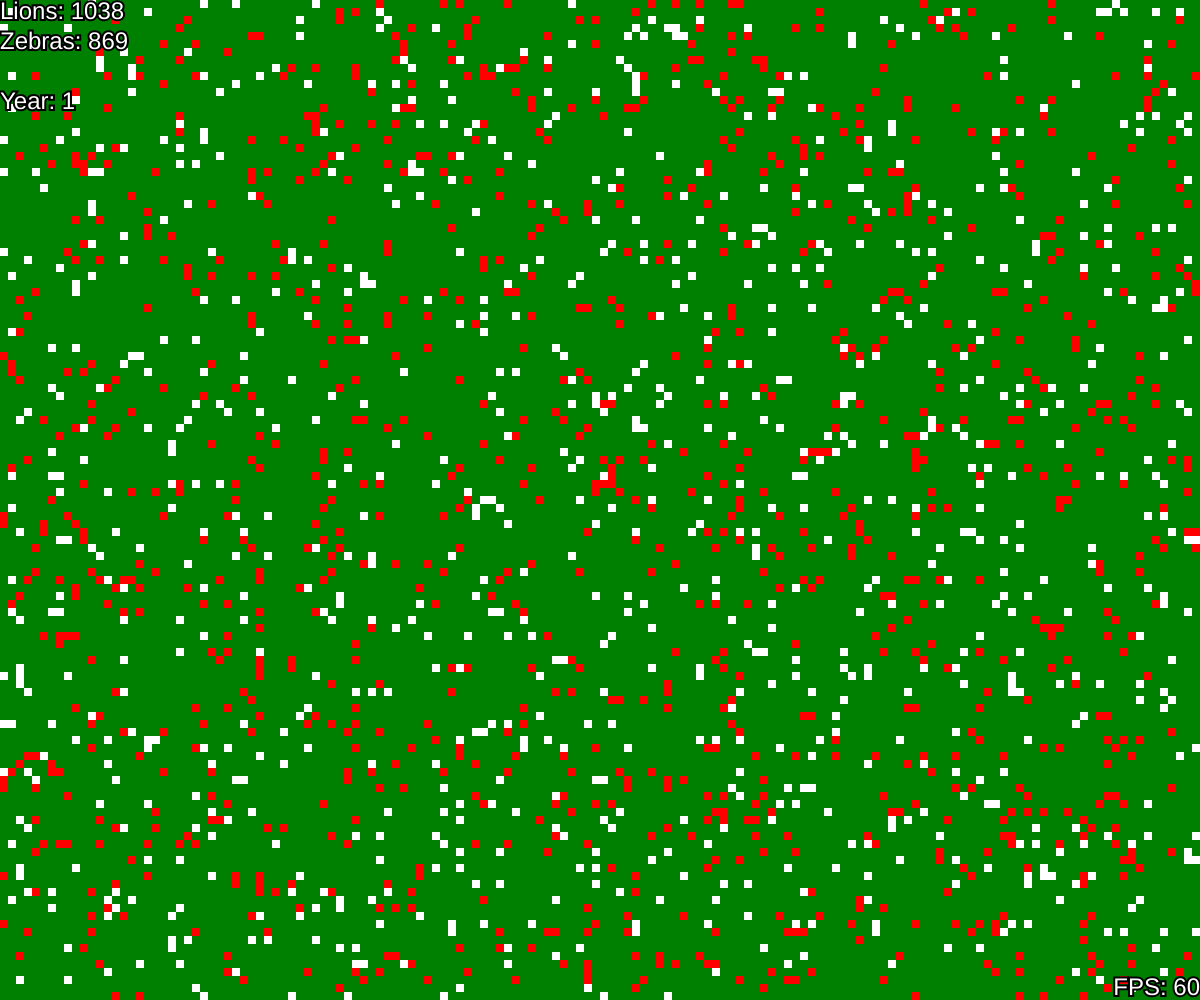
Frame 1 (no input)
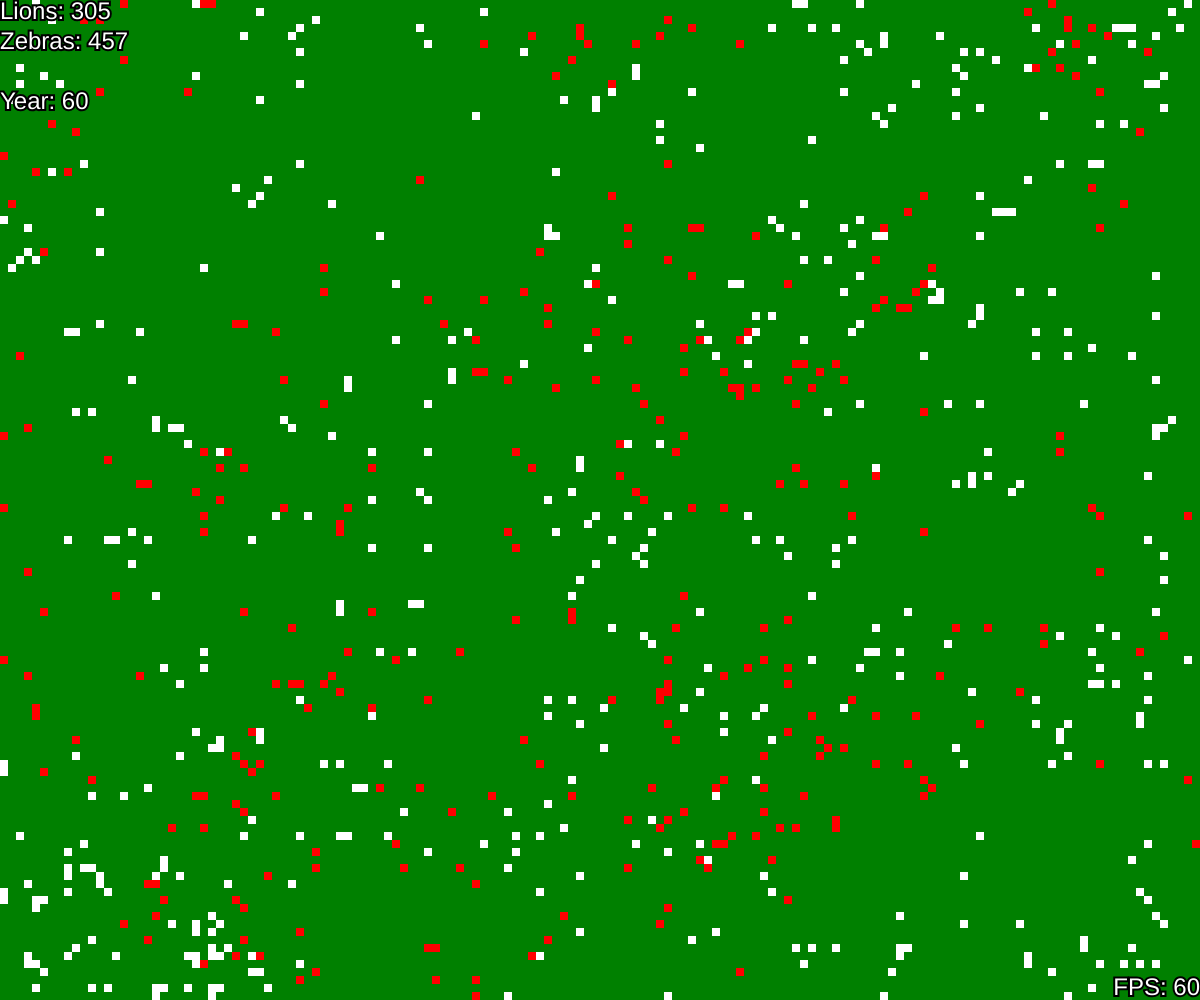
Frame 60 (no input)
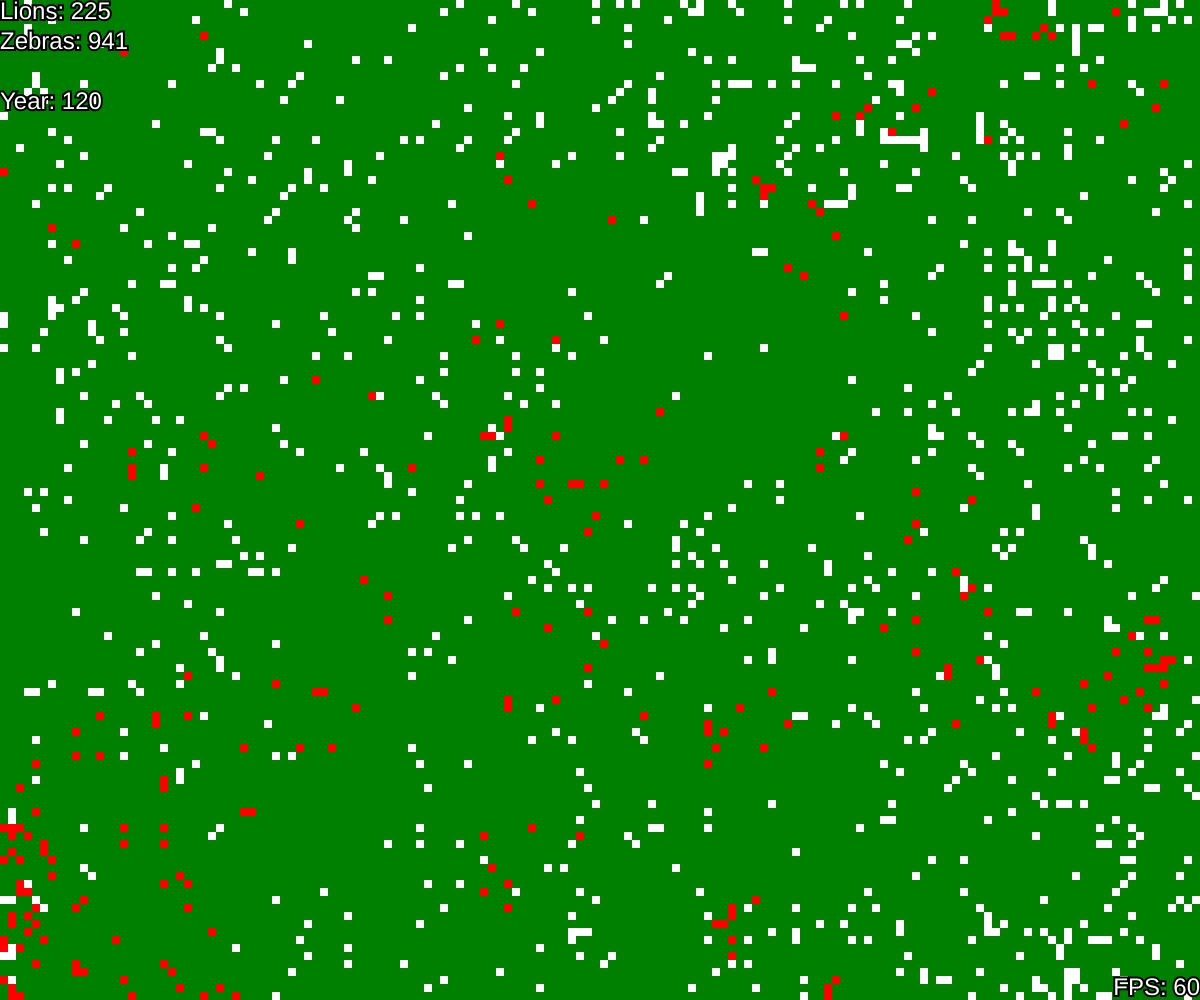
Frame 120 (the mouse pressed at the canvas centre since frame 60)

The p5.js sketch that drew these frames (run headless with seeded random() and noise() and a simulated clock; from frame 60 on, the mouse is pressed at the canvas centre):

// p5.js sketch
// ── sketch.js
var MAX_HEALTH = 80;
var ZEBRA_REPRODUCTION_RATE = 1.5;
var CELL_SIZE = 8; // 0 for every pixel

var yCount = 0;
var zCount = 0;
var lCount = 0;
var cellArray = {};
var drawArray = {};
var GRID_HEIGHT;
var GRID_WIDTH;

function setup() {
  smooth();
  frameRate(60);
  GRID_WIDTH = windowWidth/CELL_SIZE;
  GRID_HEIGHT = windowHeight/CELL_SIZE;
  if (CELL_SIZE != 0) {
    noStroke();
    createCanvas(GRID_WIDTH*CELL_SIZE, GRID_HEIGHT*CELL_SIZE);
  } else {
    createCanvas(GRID_WIDTH, GRID_HEIGHT);
  }
  for (var x = 0; x < GRID_WIDTH; x++) {
    for (var y = 0; y < GRID_HEIGHT; y++) {
      cellArray[getCellIndex(x, y)] = new creature();
    }
  }
  textSize(24);
}

function draw() {
  background(color("green"));
  forEachCell(step);
  drawArr();
  drawText();
}

function drawText() {
  var txt = "Lions: " + lCount + "\nZebras: " + zCount + "\n\nYear: " + yCount;
  push();
  stroke(0);
  strokeWeight(CELL_SIZE/2);
  fill(255);
  textAlign(LEFT, TOP);
  text(txt, 0, 0);
  textAlign(RIGHT, BOTTOM);
  text("FPS: " + round(frameRate()), GRID_WIDTH*CELL_SIZE, GRID_HEIGHT*CELL_SIZE)
  pop();
}
function getCellIndex(x, y) {
  var index = x + (y * (GRID_WIDTH));
  return index;
}

function drawSquare() {
  for (var x = 0; x < GRID_WIDTH; x++) {
    for (var y = 0; y < GRID_HEIGHT; y++) {
      if (cellArray[getCellIndex(x, y)].type != 0) {
      fill(cellArray[getCellIndex(x, y)].getColor());
      square(x*CELL_SIZE, y*CELL_SIZE, CELL_SIZE);
    }
  }
}
}
function drawPixel() {
  for (var x = 0; x < GRID_WIDTH; x++) {
    for (var y = 0; y < GRID_HEIGHT; y++) {
      if (cellArray[getCellIndex(x, y)].type != 0) {
      stroke(cellArray[getCellIndex(x, y)].getColor());
      point(x, y);
    }
  }
}
}

function drawArr() {
  yCount ++;
  switch (CELL_SIZE){
    case 0:
      drawPixel();
      break;
    default:
      drawSquare();
      break;
  }

}
function forEachCell(func) {
  for (var x = 0; x < GRID_WIDTH; x++) {
    for (var y = 0; y < GRID_HEIGHT; y++) {
      func(x, y);
    }
  }
}

function getRandomInt(max) {
  return Math.floor(Math.random() * Math.floor(max));
}
function step(x, y) {
  var index = getCellIndex(x, y);
  var thisCreature = cellArray[index];
  var thisType = thisCreature.getType();

  if (thisType == 0) return;

  var xOffset = getRandomInt(3) - 1;
  var yOffset = getRandomInt(3) - 1;

  var xAdj = x + xOffset;
  var yAdj = y + yOffset;

  if (xAdj < 0 || xAdj >= GRID_WIDTH) return;
  if (yAdj < 0 || yAdj >= GRID_HEIGHT) return;

  var adjIndex = getCellIndex(xAdj, yAdj);
  var otherCreature = cellArray[adjIndex];

  thisCreature.update();

  switch (thisType) {
    case 1:
      updateZebra(thisCreature, otherCreature);
      break;

    case 2:
      updateLion(thisCreature, otherCreature);
      break;

    default:
      break;
  }
}

function updateZebra(thisCreature, otherCreature) {
  var otherType = otherCreature.type;
  var reproduce = false;
  if (thisCreature.getHealth() >= MAX_HEALTH/ZEBRA_REPRODUCTION_RATE) {
    thisCreature.setHealth(10);
    reproduce = true;
  }

  switch (otherType) {
    case 1:
      break;
    case 2:
      break;
    case 0:
      if (reproduce) {
        zCount++;
        thisCreature.reproduce(otherCreature);
      } else {
        thisCreature.move(otherCreature);
      }
      break;
  }
}

function updateLion(thisCreature, otherCreature) {
  if (thisCreature.getHealth() <= 0) {
    lCount--;
    thisCreature.setType(0);
    return;
  }

  var otherType = otherCreature.getType();

  switch (otherType) {
    case 1:
      zCount--;
      lCount++;
      otherCreature.setType(2);
      thisCreature.heal(otherCreature.getHealth());
      break;
    case 2:
      break;
    default:
      thisCreature.move(otherCreature);
      break;
  }
}
// ── creature.js
class creature {
  constructor() {
    this.health = MAX_HEALTH / 5;
    var rand = random(0,1000);
    if (rand > 100) {
      this.type = 0;
    } else if (rand > 50) {
      this.type = 1;
      zCount ++;
    } else {
      this.type = 2;
      lCount ++;
    }
  }
  
  getHealth() {
    return this.health;
  }
  
  getColor() {
    if (this.type == 0 || this.health == 0) {
      return color(0);
    } else {      
      switch (this.type) {
        case 1:
          return color(255);
        case 2:
          return color(255, 0, 0);
        default:
          return color(0);
      }
    }
  }
  
  heal(amount) {
    this.health += amount;
    if (this.health > MAX_HEALTH) {
      this.setHealth(MAX_HEALTH);
    }
  }
  
  update() {
    switch (this.type) {
      case 1:
        this.heal(1);
        break
      case 2:
        this.heal(-1);
        break;
      default:
        break;
    }
  }
  
  reproduce(otherCreature) {
    otherCreature.health = this.health;
    otherCreature.type = 1;
  }
  
  move(otherCreature) {
    otherCreature.health = this.health;
    otherCreature.type = this.type;
    this.setType(0);
    this.setHealth(20);
  }
  
  getType() {
    return this.type;
  }
  
  setType(type) {
    this.type = type;
  }
  
  setHealth(value) {
    this.health = value;
  }
}
